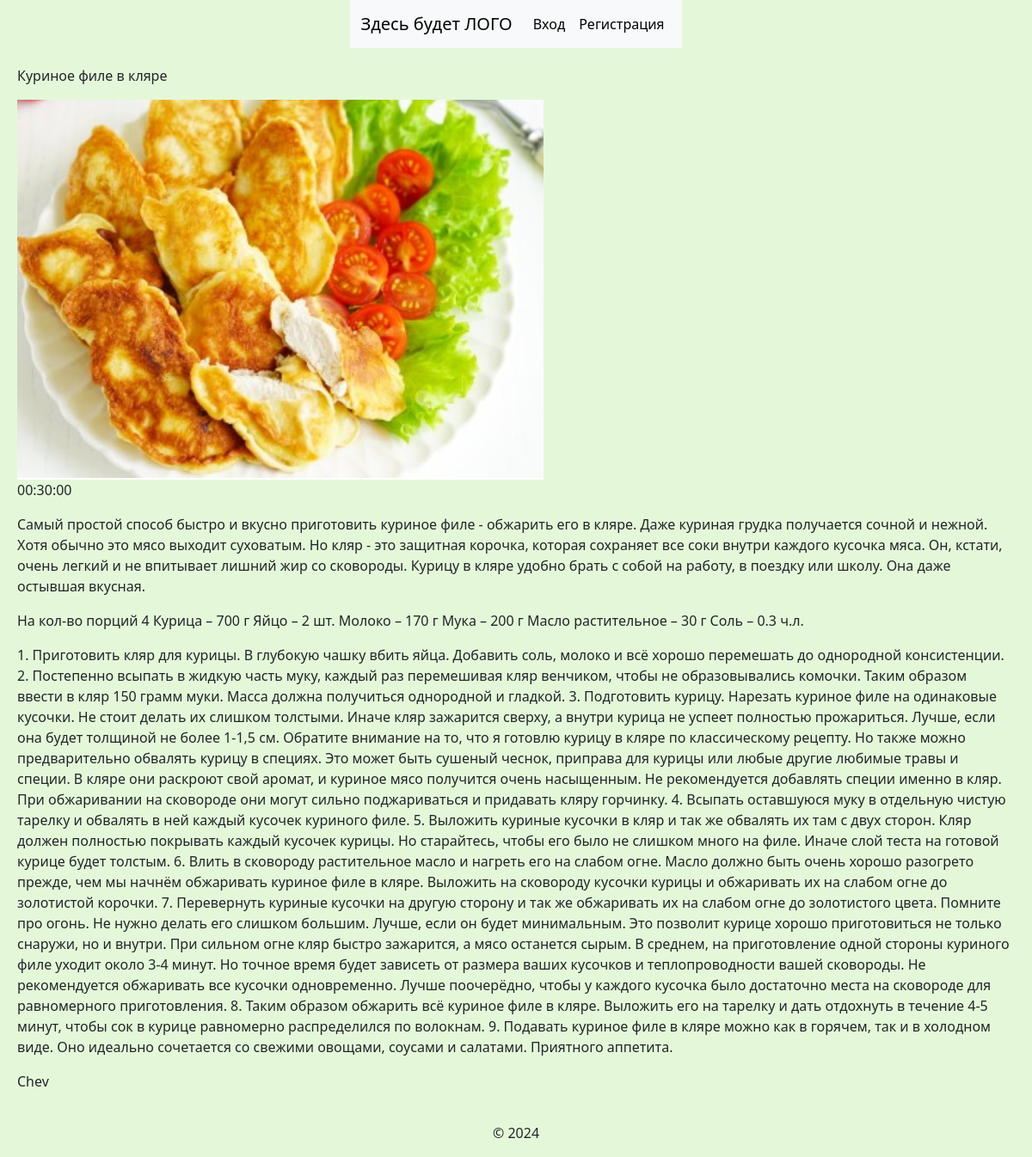
The app's page /recept/4 with its own data.
### users/models.py (models this page shows, shortened)
class Recept(models.Model):
    recept_name = models.CharField(max_length=50, verbose_name="Название блюда")
    category = models.ManyToManyField(CategoryRecept, verbose_name="Категория")
    ingredients = models.TextField(verbose_name="Ингридиенты")
    description = models.TextField(verbose_name="Описание")
    cooking_steps = models.TextField(verbose_name="Шаги приготовления")
    cooking_time = models.CharField(max_length=10, verbose_name="Время приготовления")
    image = models.ImageField(upload_to='foto/%Y/%m/%d', default=None, verbose_name="Фото")
    author = models.TextField(max_length=30, verbose_name="Автор")
    date_of_addition = models.DateField(auto_now=True)

### users/views.py (the view)
# urls.py: path('recept/<int:recept_id>', recept, name='recept')
def recept(request, recept_id):
    recept_ = get_object_or_404(Recept, id=recept_id)
    return render(request, 'users/recept.html', {'recept': recept_, 'title': recept_.recept_name})

### users/templates/users/recept.html (shortened to what this page needs)
{% extends "users/base.html" %}
{% block content %}
    <div  class="recept_view">
        <div class="recept_name">
            <p>{{ recept.recept_name }}</p>
        </div>
        <div class="recept_image">
            <img src="{{ recept.image.url }}">
        </div>
        <div class="recept_about">
            <p>{{ recept.cooking_time }}</p>
            <p>{{ recept.description }}</p>
            <p>{{ recept.ingredients }}</p>
            <p>{{ recept.cooking_steps }}</p>
            <p>{{ recept.author }}</p>
        </div>
    </div>
{% endblock %}

### users/static/users/main.css (style rules this page uses)
body { display: flex !important; flex-wrap: wrap; justify-content: center; font-family: Lato; font-family: Lato; font-weight: 300; font-style: normal; font-size: 14px; text-line-height: 20px; text-color: #000000; background-color: rgba(222, 247, 208, 0.8) !important; flex-direction: column; align-content: space-around; align-items: center; }
.recept_view { display: grid !important; grid-template-columns: 1fr; padding: 20px }

### records on screen
Recept: recept_name "Куриное филе в кляре", image (picture), cooking_time "00:30:00", description "Самый простой способ быстро и вкусно приготовить куриное филе - обжарить его в кляре. Даже куриная грудка получается сочной и нежной. Хотя обычно это мясо выходит суховатым. Но кляр - это защитная корочка, которая сохраняет все соки внутри каждого кусочка мяса. Он, кстати, очень легкий и не впитывает лишний жир со сковороды. Курицу в кляре удобно брать с собой на работу, в поездку или школу. Она даже остывшая вкусная.", ingredients "На кол-во порций 4 Курица – 700 г Яйцо – 2 шт. Молоко – 170 г Мука – 200 г Масло растительное – 30 г Соль – 0.3 ч.л.", cooking_steps "1. Приготовить кляр для курицы. В глубокую чашку вбить яйца. Добавить соль, молоко и всё хорошо перемешать до однородной консистенции. 2. Постепенно всыпать в жидкую часть муку, каждый раз перемешивая кляр венчиком, чтобы не образовывались комочки. Таким образом ввести в кляр 150 грамм муки. Масса должна получиться однородной и гладкой. 3. Подготовить курицу. Нарезать куриное филе на одинаковые кусочки. Не стоит делать их слишком толстыми. Иначе кляр зажарится сверху, а внутри курица не успеет полностью прожариться. Лучше, если она будет толщиной не более 1-1,5 см. Обратите внимание на то, что я готовлю курицу в кляре по классическому рецепту. Но также можно предварительно обвалять курицу в…", author "Chev"
